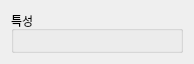
<?xml version="1.0" encoding="UTF-8"?>
<ui version="4.0">
 <class>ProfileWidget</class>
 <widget class="QWidget" name="ProfileWidget">
  <property name="geometry">
   <rect>
    <x>0</x>
    <y>0</y>
    <width>194</width>
    <height>64</height>
   </rect>
  </property>
  <property name="windowTitle">
   <string>Form</string>
  </property>
  <layout class="QHBoxLayout" name="hLayoutProfile">
   <item>
    <layout class="QVBoxLayout" name="vLayoutGroup1"/>
   </item>
   <item>
    <layout class="QVBoxLayout" name="vLayoutGroup2"/>
   </item>
   <item>
    <layout class="QVBoxLayout" name="vLayoutGroup3"/>
   </item>
   <item>
    <layout class="QVBoxLayout" name="vLayoutGroup4"/>
   </item>
   <item>
    <widget class="QGroupBox" name="groupAbility">
     <property name="title">
      <string>특성</string>
     </property>
     <layout class="QVBoxLayout" name="verticalLayout">
      <item>
       <layout class="QHBoxLayout" name="hLayoutAbility1"/>
      </item>
      <item>
       <layout class="QHBoxLayout" name="hLayoutAbility2"/>
      </item>
     </layout>
    </widget>
   </item>
  </layout>
 </widget>
 <resources/>
 <connections/>
</ui>
